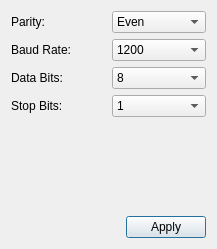
<?xml version="1.0" encoding="UTF-8"?>
<ui version="4.0">
 <class>Setdialog</class>
 <widget class="QDialog" name="Setdialog">
  <property name="geometry">
   <rect>
    <x>0</x>
    <y>0</y>
    <width>217</width>
    <height>249</height>
   </rect>
  </property>
  <property name="windowTitle">
   <string>Dialog</string>
  </property>
  <layout class="QGridLayout" name="gridLayout_2">
   <item row="0" column="0" colspan="2">
    <layout class="QGridLayout" name="gridLayout">
     <item row="0" column="1">
      <widget class="QComboBox" name="comboBox">
       <item>
        <property name="text">
         <string>Even</string>
        </property>
       </item>
       <item>
        <property name="text">
         <string>No</string>
        </property>
       </item>
       <item>
        <property name="text">
         <string>Odd</string>
        </property>
       </item>
      </widget>
     </item>
     <item row="0" column="0">
      <widget class="QLabel" name="label">
       <property name="text">
        <string>Parity: </string>
       </property>
      </widget>
     </item>
     <item row="1" column="1">
      <widget class="QComboBox" name="comboBox_2">
       <item>
        <property name="text">
         <string>1200</string>
        </property>
       </item>
       <item>
        <property name="text">
         <string>2400</string>
        </property>
       </item>
       <item>
        <property name="text">
         <string>4800</string>
        </property>
       </item>
       <item>
        <property name="text">
         <string>9600</string>
        </property>
       </item>
       <item>
        <property name="text">
         <string>19200</string>
        </property>
       </item>
       <item>
        <property name="text">
         <string>38400</string>
        </property>
       </item>
       <item>
        <property name="text">
         <string>57600</string>
        </property>
       </item>
       <item>
        <property name="text">
         <string>115200</string>
        </property>
       </item>
      </widget>
     </item>
     <item row="2" column="0">
      <widget class="QLabel" name="label_3">
       <property name="text">
        <string>Data Bits:</string>
       </property>
      </widget>
     </item>
     <item row="2" column="1">
      <widget class="QComboBox" name="comboBox_3">
       <item>
        <property name="text">
         <string>8</string>
        </property>
       </item>
      </widget>
     </item>
     <item row="1" column="0">
      <widget class="QLabel" name="label_2">
       <property name="text">
        <string>Baud Rate: </string>
       </property>
      </widget>
     </item>
     <item row="3" column="0">
      <widget class="QLabel" name="label_4">
       <property name="text">
        <string>Stop Bits:</string>
       </property>
      </widget>
     </item>
     <item row="3" column="1">
      <widget class="QComboBox" name="comboBox_4">
       <item>
        <property name="text">
         <string>1</string>
        </property>
       </item>
       <item>
        <property name="text">
         <string>3</string>
        </property>
       </item>
       <item>
        <property name="text">
         <string>2</string>
        </property>
       </item>
      </widget>
     </item>
    </layout>
   </item>
   <item row="2" column="1">
    <widget class="QPushButton" name="pushButton">
     <property name="text">
      <string>Apply</string>
     </property>
    </widget>
   </item>
   <item row="2" column="0">
    <spacer name="horizontalSpacer">
     <property name="orientation">
      <enum>Qt::Horizontal</enum>
     </property>
     <property name="sizeHint" stdset="0">
      <size>
       <width>40</width>
       <height>20</height>
      </size>
     </property>
    </spacer>
   </item>
   <item row="1" column="1">
    <spacer name="verticalSpacer">
     <property name="orientation">
      <enum>Qt::Vertical</enum>
     </property>
     <property name="sizeHint" stdset="0">
      <size>
       <width>20</width>
       <height>40</height>
      </size>
     </property>
    </spacer>
   </item>
  </layout>
 </widget>
 <resources/>
 <connections/>
</ui>
